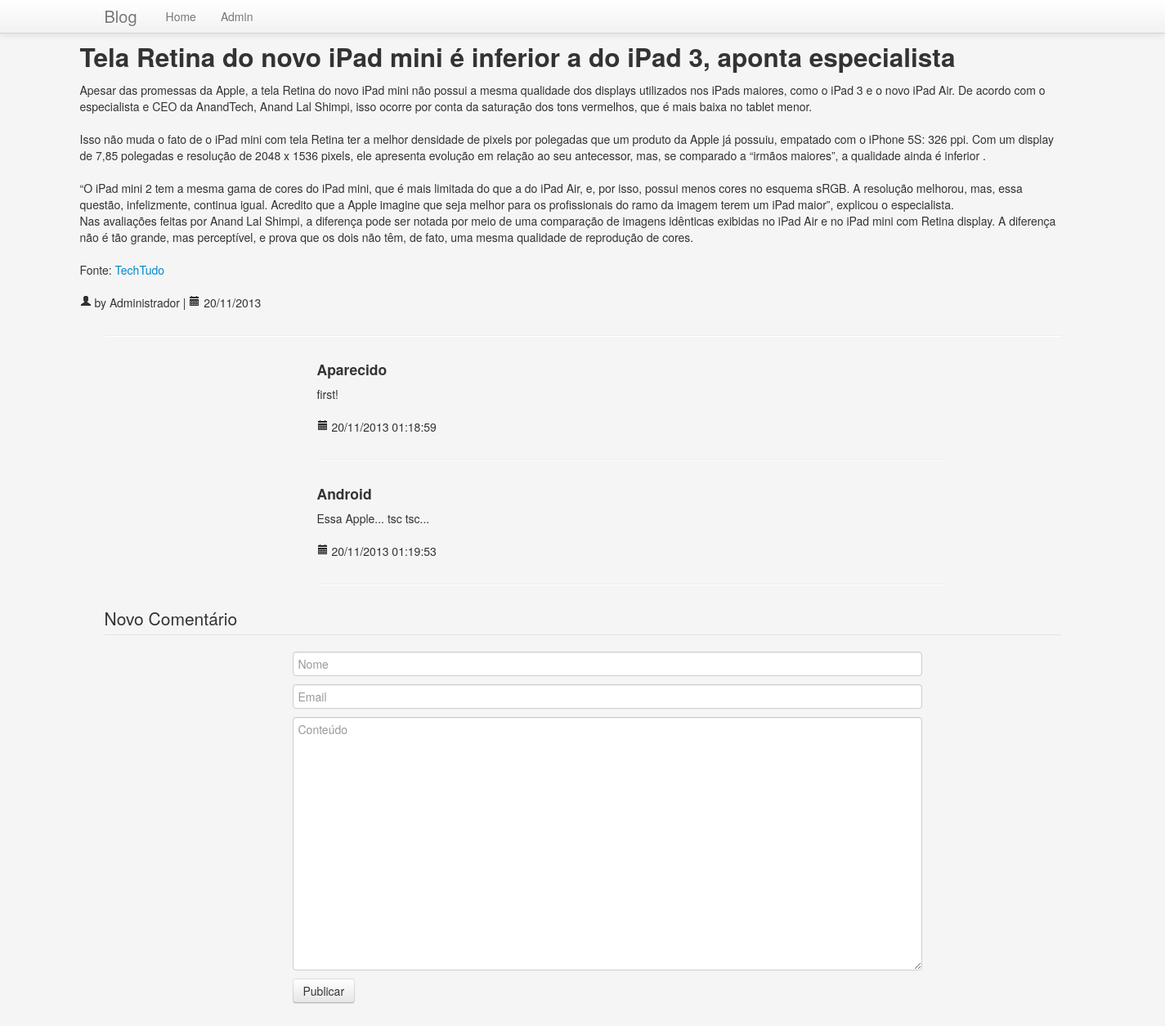
Screenshot of /post.php?id=3 with the database file from the repository.
### tables this page shows
CREATE TABLE IF NOT EXISTS `posts` (
  `id` int(11) NOT NULL AUTO_INCREMENT,
  `user_id` int(11) NOT NULL,
  `title` varchar(100) NOT NULL,
  `content` text NOT NULL,
  `date` timestamp NOT NULL DEFAULT CURRENT_TIMESTAMP,
  PRIMARY KEY (`id`)
);

CREATE TABLE IF NOT EXISTS `users` (
  `id` int(11) NOT NULL AUTO_INCREMENT,
  `email` varchar(100) NOT NULL,
  `password` varchar(20) NOT NULL,
  `name` varchar(50) NOT NULL,
  PRIMARY KEY (`id`),
  UNIQUE KEY `email` (`email`)
);

CREATE TABLE IF NOT EXISTS `comments` (
  `id` int(11) NOT NULL AUTO_INCREMENT,
  `post_id` int(11) NOT NULL,
  `email` varchar(100) NOT NULL,
  `name` varchar(100) NOT NULL,
  `content` varchar(255) NOT NULL,
  `date` timestamp NOT NULL DEFAULT CURRENT_TIMESTAMP,
  PRIMARY KEY (`id`)
);

### classes/post.php (called while the page is built, shortened)
<?php
class post{
	function post($i, $u, $e, $n, $t, $c, $d){
		$this->id = $i;
		$this->user_name = $n;
		$this->title = $t;
		$this->content = $c;
		$this->date = new datetime($d);
	}
}
?>

### classes/comment.php (called while the page is built, shortened)
<?php
class comment{
	function comment($i, $pi, $e, $n, $c, $d){
		$this->name = $n;
		$this->content = $c;
		$this->date = new datetime($d);
	}
}
?>

### post.php (the view, shortened to what this page needs)
<?php
	include ("classes/post.php");
	include ("classes/comment.php");
?>
<html>
	<head>
	<link href="style/css/bootstrap.min.css" rel="stylesheet" media="screen">
	<link href="style/css/bootstrap-responsive.min.css" rel="stylesheet" media="screen">
	<link href="style/css/base.css" rel="stylesheet" media="screen">
	</head>
	<body>
		<div class="navbar navbar-fixed-top">
	      <div class="navbar-inner">
	        <div class="container">
	          <a class="brand" href="index.php">Blog</a>
	          <div class="nav-collapse collapse">
	            <ul class="nav">
	              <li><a href="index.php">Home</a></li>
	              <li><a href="administrator/index.html">Admin</a></li>
	            </ul>
	          </div>
	        </div>
	      </div>
	    </div>
	<div class="container">
		<?php
			if (!empty($_GET['id'])){
				$id = $_GET['id'];
				$pes = mysql_query("SELECT p.id AS post_id, p.user_id AS post_user_id, p.title AS post_title, p.content AS post_content, p.date AS post_date,
					u.email AS user_email, u.name AS user_name FROM posts p join users u on p.user_id = u.id WHERE p.id = ".$id);
				if (mysql_num_rows($pes) == 0){
					echo "<p>Nenhum post encontrado.</p>";
				}else {
					while($row = mysql_fetch_array($pes)){
						$post = new post($row['post_id'], $row['post_user_id'], $row['user_email'], $row['user_name'], $row['post_title'], $row['post_content'], $row['post_date']);
						?>
							<div class="row">
						<?php
						echo "<h2>".$post->title."</h2>";
						?>
							</div>
							<div class="row">
						<?php
						echo $post->content;
						?>
							</div>
							<br />
							<div class="row">
						<p>
				          <i class="icon-user"></i> by <?php echo $post->user_name ?>
				          | <i class="icon-calendar"></i> <?php echo date_format($post->date, 'd/m/Y') ?>
				      	</p>
							</div>
							<hr>
						<?php
					}
						?>
						<?php
					$com = mysql_query("SELECT * FROM comments WHERE post_id = '$id'");
					if (mysql_num_rows($com) != 0) {
						while($row = mysql_fetch_array($com)){
						$comment = new comment($row['id'], $row['post_id'], $row['email'], $row['name'], $row['content'], $row['date']);
						?>
						<div class="row offset2">
						  <div class="span8">
						    <div class="row">
						      <div class="span8">
						        <h4><?php echo $comment->name ?></h4>
						      </div>
						    </div>
						    <div class="row">
						      <div class="span8">
						        <p>
						          <?php echo $comment->content ?>
						        </p>
						      </div>
						    </div>
						    <div class="row">
						      <div class="span8">
						        <p>
						          <i class="icon-calendar"></i> <?php echo date_format($comment->date, 'd/m/Y H:i:s') ?>
						        </p>
						      </div>
						    </div>
						    <hr>
						  </div>
						</div>
						<?php
						}
					}
				}
			} else
			{
				echo "<h3>Não foi passado nenhum parâmetro para a busca!</h3>";
			}
		?>
		<form method="POST" action="post.php?id=<?php echo $post->id ?>">
		  <fieldset>
		    <legend>Novo Comentário</legend>
		    <div class="row-fluid span8 offset2">
		    	<input type="text" name="name" placeholder="Nome" class="span8" required>
			</div>
			<div class="row-fluid span8 offset2">
		    	<input type="email" name="email" placeholder="Email" class="span8" required>
			</div>
			<div class="row-fluid span8 offset2">
		    	<textarea rows="15" name="content" placeholder="Conteúdo" class="span8"></textarea>
			</div>
		    <div class="row-fluid span8 offset2">
		    	<button type="submit" class="btn">Publicar</button>
		    </div>
		  </fieldset>
		</form>
	</div>
	</body>
</html>

### style/css/base.css (style rules this page uses)
body { padding-top: 40px; padding-bottom: 40px; background-color: #f5f5f5; }

### rows the page displays
posts: title "Tela Retina do novo iPad mini é inferior a do iPad 3, aponta especialista", content "Apesar das promessas da Apple, a tela Retina do novo iPad mini não possui a mesma qualidade dos displays utilizados nos iPads maiores, como o iPad 3 e o novo iPad Air. De acordo com o especialista e CEO da AnandTech, Anand Lal Shimpi, isso ocorre por conta da saturação dos tons vermelhos, que é mais baixa no tablet menor. Isso não muda o fato de o iPad mini com tela Retina ter a melhor densidade de pixels por polegadas que um produto da Apple já possuiu, empatado com o iPhone 5S: 326 ppi. Com um display de 7,85 polegadas e resolução de 2048 x 1536 pixels, ele apresenta evolução em relação ao seu antecessor, mas, se comparado a “irmãos maiores”, a qualidade ainda é inferior . “O iPad mini 2…", user.name "Administrador", date "20/11/2013"
comments: name "Aparecido", content "first!", date "20/11/2013 01:18:59"
comments: name "Android", content "Essa Apple... tsc tsc...", date "20/11/2013 01:19:53"
